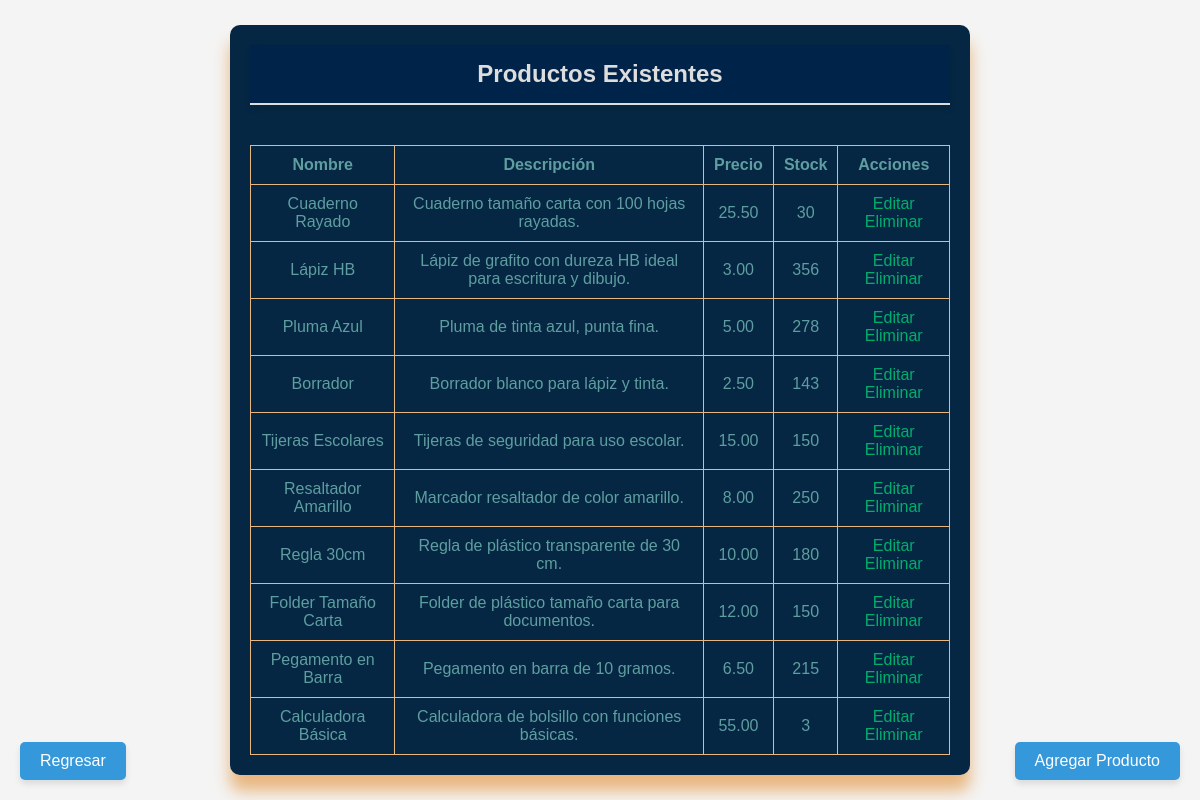
/gestionar_producto.php (signed in), run on the app's committed database.
### tables this page shows
CREATE TABLE `productos` (
  `id` int(11) NOT NULL,
  `nombre` varchar(255) NOT NULL,
  `descripcion` text DEFAULT NULL,
  `precio` decimal(10,2) NOT NULL,
  `stock` int(11) NOT NULL
);

### gestionar_producto.php (the view, shortened to what this page needs)
<?php
include 'db.php';
$query = $pdo->query("SELECT * FROM productos");
$productos = $query->fetchAll();
?>
<!DOCTYPE html>
<html lang="es">
<head>
    <link rel="stylesheet" href="styles.css">
</head>
<body>
    <div class="containerproduct">
        <table>
        <div class="header-title">Productos Existentes</div>
            <thead>
                <tr>
                    <th>Nombre</th>
                    <th>Descripción</th>
                    <th>Precio</th>
                    <th>Stock</th>
                    <th>Acciones</th>
                </tr>
            </thead>
            <tbody>
                <?php foreach ($productos as $producto): ?>
                    <tr>
                        <td><?php echo $producto['nombre']; ?></td>
                        <td><?php echo $producto['descripcion']; ?></td>
                        <td><?php echo $producto['precio']; ?></td>
                        <td><?php echo $producto['stock']; ?></td>
                        <td>
                            <a href="editar_producto.php?id=<?php echo $producto['id']; ?>">Editar</a>
                            <a href="gestionar_producto.php?delete=<?php echo $producto['id']; ?>" onclick="return confirm('¿Seguro que quieres eliminar este producto?')">Eliminar</a>
                        </td>
                    </tr>
                <?php endforeach; ?>
            </tbody>
        </table>
    </div>
    <a href="agregar_producto.php" id="btn-add">Agregar Producto</a>
    <a href="admin.php" id="btn-regresar">Regresar</a>
</body>
</html>

### styles.css (style rules this page uses)
body { font-family: Arial, sans-serif; background-color: #f4f4f4; background-image: url('backgrounds/fondo4.jpg'); background-size: cover; background-position: center; background-repeat: no-repeat; background-attachment: scroll; margin: 0; padding: 0; display: flex; justify-content: center; align-items: center; min-height: 100vh; }
table { width: 100%; border-collapse:collapse; margin-top: 40px; }
table, th, td { color: cadetblue; border: 1px solid #e8b67f; padding: 10px; text-align: center; }
a { color: #00ae6e; text-decoration: none; transition: color 0.3s ease; }
#btn-regresar { position: fixed; bottom: 20px; left: 20px; padding: 10px 20px; background-color: #3498db; color: #fff; border: none; border-radius: 5px; text-decoration: none; font-size: 16px; cursor: pointer; box-shadow: 0px 4px 6px rgba(0, 0, 0, 0.1); transition: background-color 0.3s ease; }
.header-title { position: sticky; top: 0; background-color: #002449; color: #ddd; padding: 15px; font-size: 24px; font-weight: bold; text-align: center; box-shadow: 0px 4px 6px rgba(0, 0, 0, 0.1); margin: 0; border-bottom: 2px solid #ddd; }
#btn-add { position: fixed; bottom: 20px; right: 20px; padding: 10px 20px; background-color: #3498db; color: #fff; border: none; border-radius: 5px; text-decoration: none; font-size: 16px; cursor: pointer; box-shadow: 0px 4px 6px rgba(0, 0, 0, 0.1); transition: background-color 0.3s ease; }
.containerproduct { background-color: #052743; width: 250%; max-width: 700px; padding: 20px; border-radius: 10px; box-shadow: 0 16px 16px rgba(232, 182, 127 ); text-align: center; color: azure; }

### data on the page
productos: nombre "Cuaderno Rayado", descripcion "Cuaderno tamaño carta con 100 hojas rayadas.", precio "25.50", stock "30"
productos: nombre "Lápiz HB", descripcion "Lápiz de grafito con dureza HB ideal para escritura y dibujo.", precio "3.00", stock "356"
productos: nombre "Pluma Azul", descripcion "Pluma de tinta azul, punta fina.", precio "5.00", stock "278"
productos: nombre "Borrador", descripcion "Borrador blanco para lápiz y tinta.", precio "2.50", stock "143"
productos: nombre "Tijeras Escolares", descripcion "Tijeras de seguridad para uso escolar.", precio "15.00", stock "150"
productos: nombre "Resaltador Amarillo", descripcion "Marcador resaltador de color amarillo.", precio "8.00", stock "250"
productos: nombre "Regla 30cm", descripcion "Regla de plástico transparente de 30 cm.", precio "10.00", stock "180"
productos: nombre "Folder Tamaño Carta", descripcion "Folder de plástico tamaño carta para documentos.", precio "12.00", stock "150"
productos: nombre "Pegamento en Barra", descripcion "Pegamento en barra de 10 gramos.", precio "6.50", stock "215"
productos: nombre "Calculadora Básica", descripcion "Calculadora de bolsillo con funciones básicas.", precio "55.00", stock "3"
